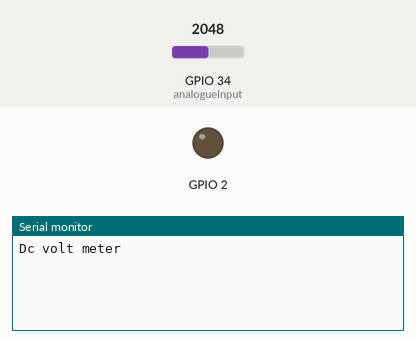
This sketch was run on a simulated ESP32. Shown: output pins drawn as LEDs (lit = HIGH), the last lines printed to the serial monitor. Inputs (shaded band) come from the test bench; at power-on: GPIO 34 (analogueInput) = 2048. WiFi joins after 1.5 s; servers stay silent unless stated.

Above: at 3.0 s.
3.1 s: GPIO 34 (analogueInput) set to 2353
At 5.5 s:
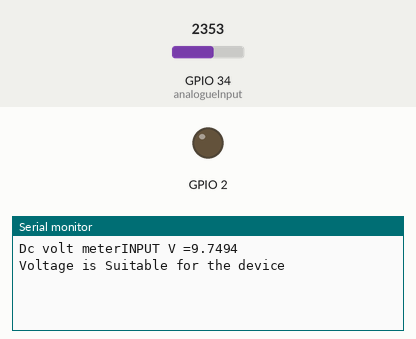
5.8 s: GPIO 34 (analogueInput) set to 2454
At 7.4 s:
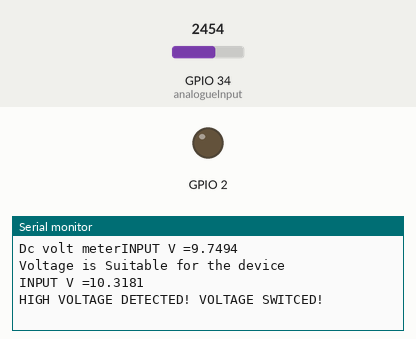

The sketch:

mixed.ino
```cpp
//Final IOT Code by Deepak
#define BLYNK_TEMPLATE_ID "TMPL3a9o5JEko"
#define BLYNK_TEMPLATE_NAME "Voltage Detection"
#define BLYNK_AUTH_TOKEN "Ra6l2YbEX9K6l3T1IGQSGla5Ko-9C05R"

#define BLYNK_PRINT Serial
#include <WiFi.h>
#include <BlynkSimpleEsp32.h>
float correctionfactor = 3.5;
int analogueInput = 34;
float vout = 0.0;
float vin =0.0;

float R1=10000;
float R2=65757;
int value = 0;


char auth[] = BLYNK_AUTH_TOKEN;

char ssid[] = "IOT";  // type your wifi name
char pass[] = "12345678";  // type your wifi password

#define RAIN_SENSOR  4
BlynkTimer timer;
int flag=0;
void DetectVoltage()
{
  // int isButtonPressed = digitalRead(RAIN_SENSOR);
   value = analogRead(analogueInput);
  vout = (value*5.0) /1023.0;
  vin = abs(vout / (R2/(R1+R2)));

  vin = vin - correctionfactor;
  Serial.print("INPUT V =");
  Serial.println(vin,4);

  if (vin<10 && flag==0) {
 digitalWrite(2,LOW);
    Serial.println("Voltage is Suitable for the device");
     Blynk.logEvent("Highvoltage_alert","High Voltage detected!Power switced!");
    flag=1;
  }
  else if (vin>10)
  {
    flag=0;
     digitalWrite(2,LOW);
    Serial.println("HIGH VOLTAGE DETECTED! VOLTAGE SWITCED!");
  }
}

void setup(){

   pinMode(analogueInput,INPUT);
  Serial.begin(115200);
  Serial.print("Dc volt meter");
  pinMode(2,OUTPUT);

  Blynk.begin(auth, ssid, pass);
  //dht.begin();
  timer.setInterval(2500L, DetectVoltage);
}

void loop(){
  Blynk.run();
  timer.run();
}
```

Measured:
- the behaviour switches between 2397 and 2398 on GPIO 34 (analogueInput) (found by bisection; images 1 and 2)
- after the input at 3.1 s, the serial monitor: prints a new line after 1.2 s (image 1)
- after the input at 5.8 s, the serial monitor: prints a new line after 1.0 s (image 2)
